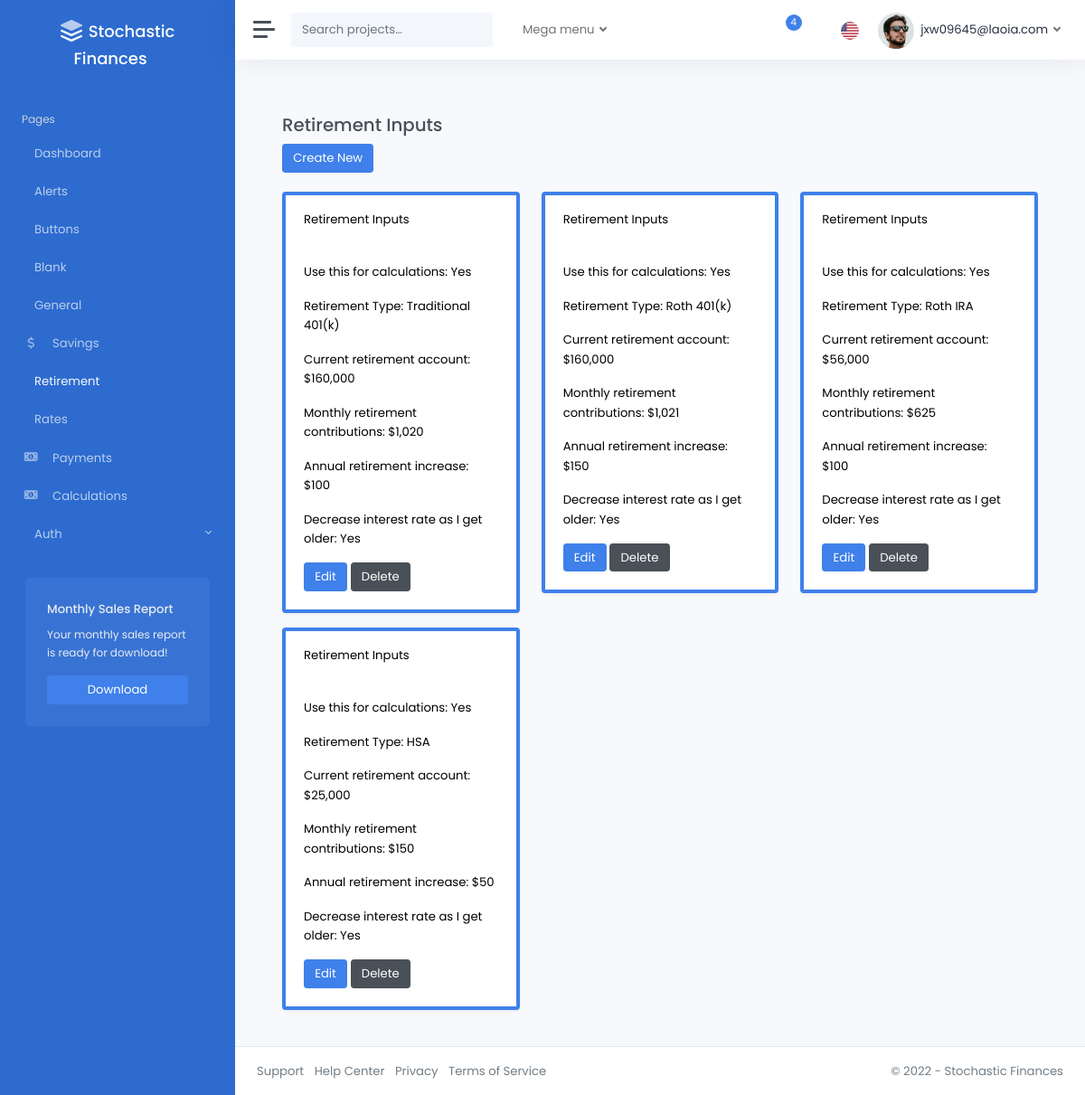
/retirement/ (signed in), run on an earlier commit of the app's database.
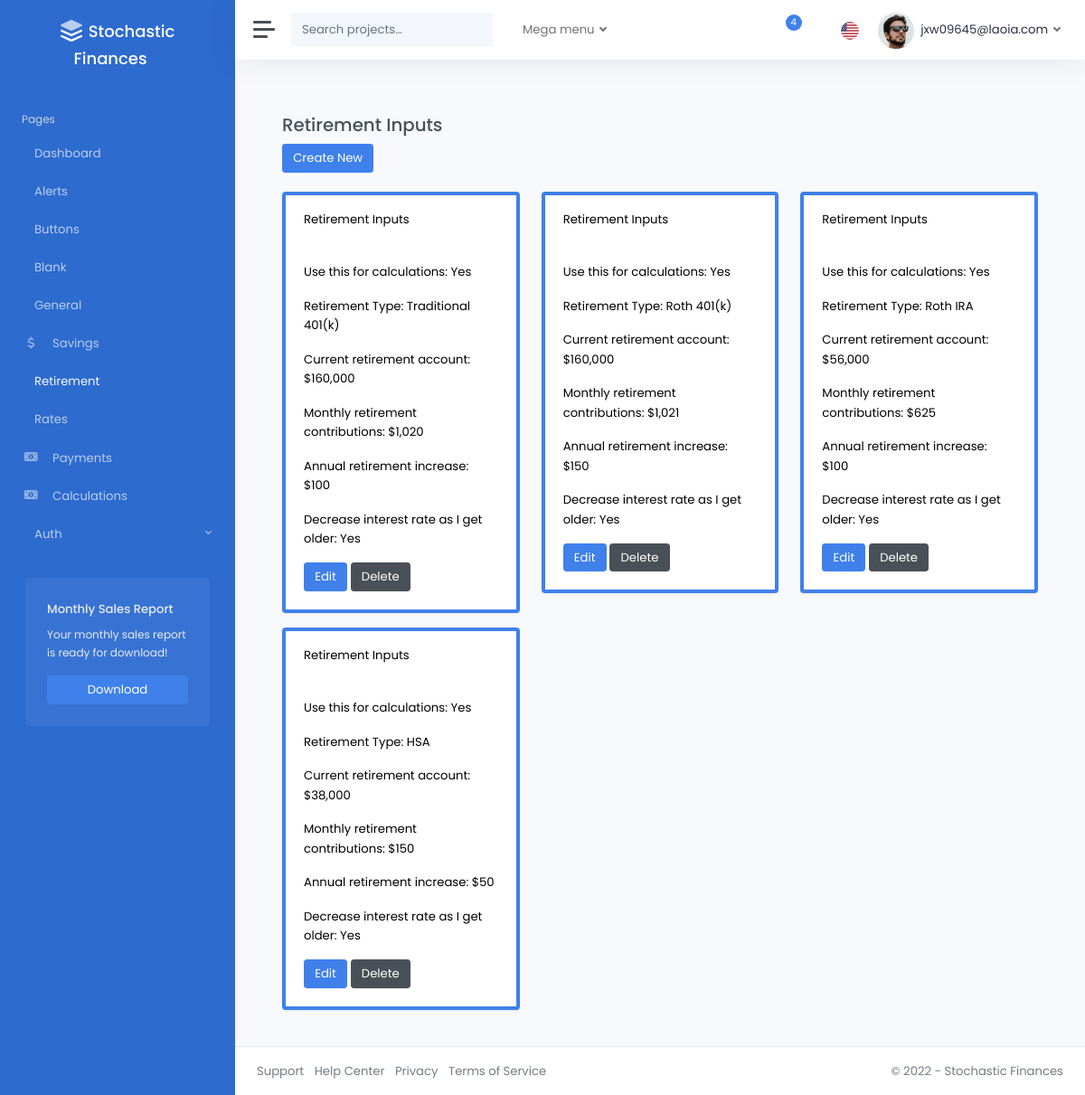
And on a later commit of the database.
### pages/models.py (models this page shows)
class RetirementInputsModel(models.Model):
    RETIREMENT_TYPE_CHOICES = [
        ("traditional_401k", "Traditional 401(k)"),
        ("roth_401k", "Roth 401(k)"),
        ("traditional_ira", "Traditional IRA"),
        ("roth_ira", "Roth IRA"),
        ("hsa", "HSA"),
        ("brokerage", "Brokerage"),
    ]
    is_active = models.BooleanField(default=False)
    retirement_type = models.CharField(
        max_length=20,
        choices=RETIREMENT_TYPE_CHOICES,
        default="traditional_401k",
    )
    base_retirement = models.FloatField(
        validators=[validate_base_retirement, decimal_validator]
    )
    base_retirement_per_mo = models.FloatField(
        validators=[validate_base_retirement_per_mo, decimal_validator]
    )
    base_retirement_per_yr_increase = models.FloatField(
        validators=[validate_base_retirement_per_yr_increase, decimal_validator]
    )
    interest_rate_per_yr = models.FloatField(
        validators=[validate_rates_per_yr, decimal_validator],
        null=True,
        blank=True,
        help_text="Optional: Leave blank to use default rate from Rates form",
    )
    use_conservative_rates = models.BooleanField(
        default=False,
        help_text="Gradually reduce this account's interest rate toward 5% by age 90",
    )
    created_by = models.ForeignKey(
        CustomUser,
        related_name="retirement_inputs",
        on_delete=models.CASCADE,
        null=True,
        blank=True,
    )
    modified_at = models.DateTimeField(auto_now=True)
    class Meta:
        verbose_name_plural = "Retirement_Inputs"

### pages/views.py (the view)
@login_required
def retirement_inputs_dashboard(request):
    retirement_inputs_models = RetirementInputsModel.objects.filter(
        created_by=request.user
    )
    return render(
        request,
        "pages/retirement_inputs.html",
        {"retirement_inputs": retirement_inputs_models},
    )

### templates/pages/retirement_inputs.html (shortened to what this page needs)
{% extends 'layouts/_base.html' %}
{% load static %}
{% block content %}
<div class="container">
    <br />
    <h3>Retirement Inputs</h3>
    <div>
        <a href="{% url 'retirement_inputs_create'%}" class="btn btn-primary">Create New</a>
    </div>
    <br />
    <div class="row">
        {% for item in retirement_inputs %}
            <div class="col-md-4">
                <div class="card shadow {% if item.is_active %}border-primary{% else %}border-dark{% endif %} mb-3 text-black" style="border-width: {% if item.is_active %}4px{% else %}3px{% endif %};">
                    <div class="card-header">Retirement Inputs</div>
                    <div class="card-body">
                    <p class="card-text">Use this for calculations: {{ item.is_active|yesno|title }}</p>
                    <p class="card-text">Retirement Type: {{ item.get_retirement_type_display }}</p>
                    <p class="card-text">Current retirement account: ${{ item.base_retirement|floatformat:"0g" }}</p>
                    <p class="card-text">Monthly retirement contributions: ${{ item.base_retirement_per_mo|floatformat:"0g" }}</p>
                    <p class="card-text">Annual retirement increase: ${{ item.base_retirement_per_yr_increase|floatformat:"0g" }}</p>
                    <p class="card-text">Decrease interest rate as I get older: {{ item.use_conservative_rates|yesno|title }}</p>
                    <a href="{% url 'retirement_inputs_edit' item.id %}" class="btn btn-primary">Edit</a>
                    <a href="{% url 'retirement_inputs_delete' item.id %}" class="btn btn-secondary">Delete</a>
                    </div>
                </div>
            </div>
        {% endfor %}
    </div>
</div>
{% endblock %}

What changed in the data, as far as the page shows it:
changed RetirementInputsModel "HSA": base_retirement "25,000" → "38,000"
